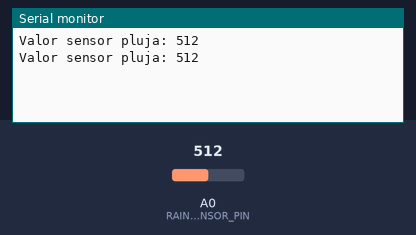
The sketch below on a simulated ESP8266 (NodeMCU). Parts: the last lines printed to the serial monitor. Inputs (shaded band) come from the test bench; at power-on: A0 (RAIN_SENSOR_PIN) = 512. WiFi joins after 1.5 s; servers stay silent unless stated.

Above: at 3.0 s.
3.1 s: A0 (RAIN_SENSOR_PIN) set to 490
At 4.4 s:
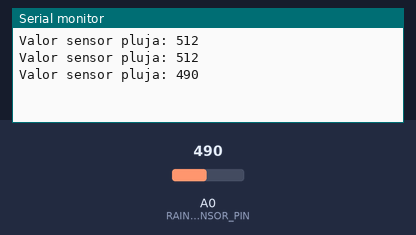
4.6 s: A0 (RAIN_SENSOR_PIN) set to 510
At 5.6 s:
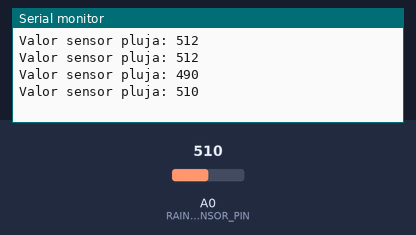
Timing chart, 0 to 7.6 s (numbered marks = the images above; inputs shaded):
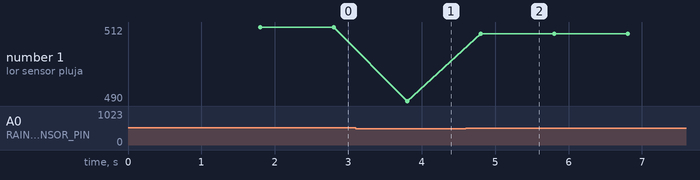

The sketch:

Codi_Pluja.ino
```cpp
//Credencials Blynk
#define BLYNK_TEMPLATE_ID "TMPLX9GgD_5O"
#define BLYNK_TEMPLATE_NAME "Detecció de pluja"
#define BLYNK_AUTH_TOKEN "hMjbyC5U-mM7YFpUIP361172H89MgV0w"

//Llibreries
#define BLYNK_PRINT Serial

#include <ESP8266WiFi.h>
#include <BlynkSimpleEsp8266.h>

//Variables
#define RAIN_SENSOR_PIN A0    //(Variable analògic)
#define RAIN_SENSOR_THRESHOLD 500

char ssid[] = "WiFi Blynk";
char pass[] = "PwBlynk33";

void setup()
{
  Serial.begin(115200);
  Blynk.begin(BLYNK_AUTH_TOKEN, ssid, pass);
}

void loop()
{
  int ValorSensor = analogRead(RAIN_SENSOR_PIN);
  Serial.print("Valor sensor pluja: ");
  Serial.println(ValorSensor);

  if (ValorSensor < RAIN_SENSOR_THRESHOLD) {
    Blynk.logEvent("alerta.pluja");
  }

  Blynk.virtualWrite(V0, ValorSensor);

  Blynk.run();
  delay(1000);
}
```

Measured:
- after the input at 3.1 s, the serial monitor: prints a new line after 0.71 s (image 1)
- after the input at 4.6 s, the serial monitor: prints a new line after 0.21 s (image 2)
- plotted number 1: 512 → 490 after the input at 3.1 s, 490 → 510 after the input at 4.6 s
